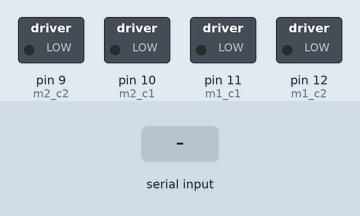
Bench run of a sketch on a simulated Arduino Uno, built with avr-gcc and run on an emulated ATmega328P. Shown: switched loads named in the sketch (green lamp = pin HIGH). The test bench sets the inputs (shaded band). What the sketch prints to the serial monitor is not drawn.

Above: at 1.2 s.
1.3 s: "S" received over the second serial link
Timing chart, 0 to 4.3 s (numbered marks = the images above; inputs shaded):
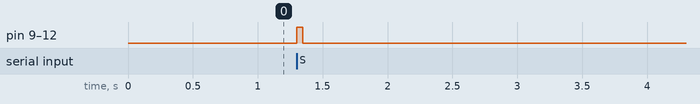

The sketch:

CodeV1.ino
```cpp
#include <SoftwareSerial.h>
SoftwareSerial bluetooth(6, 7);
#define m1_c1 11
#define m1_c2 12
#define m2_c1 10
#define m2_c2 9

int command; //Int to store app command state.
int Speedsec;
int buttonState = 0;
int lastButtonState = 0;
int Turnradius = 0; //Set the radius of a turn, 0 - 255 Note:the robot will malfunction if this is higher than int Speed.
int brakeTime = 45;
int brkonoff = 1; //1 for the electronic braking system, 0 for normal.
void setup() {
  pinMode(m1_c1, OUTPUT);
  pinMode(m1_c2, OUTPUT);
  pinMode(m2_c1, OUTPUT);
  pinMode(m2_c2, OUTPUT);
  bluetooth.begin(9600);
  Serial.begin(9600);
}
void loop() {
  while (bluetooth.available())
  {
    command = bluetooth.read();
    Stop(); //Initialize with motors stoped.
    switch (command)
    {
      case 70:
        forward();
        Serial.println("FWD");
        break;
      case 66:
        back();
         Serial.println("BCK");
        break;
      case 76:
        left();
         Serial.println("LFT");
        break;
      case 82:
        right();
        Serial.println("RGT");
        break;
             case 83:
       Stop();
        Serial.println("STP");
        break;
      case 'G':
        forwardleft();
        break;
      case 'I':
        forwardright();
        break;
      case 'H':
        backleft();
        break;
      case 'J':
        backright();
        break;
    }
    Speedsec = Turnradius;
    if (brkonoff == 1) {
      brakeOn();
    } else
    {
      brakeOff();
    }
  }
}
void forward() {
  digitalWrite(m1_c1, HIGH);
  digitalWrite(m1_c2,LOW);
  digitalWrite(m2_c1, HIGH);
  digitalWrite(m2_c2,LOW);
}
void back() {
  digitalWrite(m1_c1, LOW);
  digitalWrite(m1_c2,HIGH);
  digitalWrite(m2_c1, LOW);
  digitalWrite(m2_c2,HIGH);
}
void left() {
  digitalWrite(m1_c1, LOW);
  digitalWrite(m1_c2,HIGH);
   digitalWrite(m2_c1, HIGH);
  digitalWrite(m2_c2,LOW);
}
void right() {
   digitalWrite(m1_c1, HIGH);
  digitalWrite(m1_c2,LOW);
  digitalWrite(m2_c1, LOW);
  digitalWrite(m2_c2,HIGH);
}
void forwardleft() {
//  digitalWrite(m1_c1, Speedsec);
//  digitalWrite(m2_c1, Speed);
}
void forwardright() {
//  digitalWrite(m1_c1, Speed);
//  digitalWrite(m2_c1, Speedsec);
}
void backright() {
//  digitalWrite(m1_c2, Speed);
//  digitalWrite(m2_c2, Speedsec);
}
void backleft() {
//  digitalWrite(m1_c2, Speedsec);
//  digitalWrite(m2_c2, Speed);
}
void Stop() {
  digitalWrite(m1_c1, LOW);
  digitalWrite(m1_c2, LOW);
  digitalWrite(m2_c1, LOW);
  digitalWrite(m2_c2, LOW);
}
void brakeOn() {
  //Here's the future use: an electronic braking system!
  // read the pushbutton input pin:
  buttonState = command;
  // compare the buttonState to its previous state
  if (buttonState != lastButtonState) {
    // if the state has changed, increment the counter
    if (buttonState == 'S') {
      if (lastButtonState != buttonState) {
        digitalWrite(m1_c1, HIGH);
        digitalWrite(m1_c2, HIGH);
        digitalWrite(m2_c1, HIGH);
        digitalWrite(m2_c2, HIGH);
        delay(brakeTime);
        Stop();
      }
    }
    // save the current state as the last state,
    //for next time through the loop
    lastButtonState = buttonState;
  }
}
void brakeOff() {
}
```

Measured:
- after the input at 1.3 s, pin 9 (m2_c2), pin 10 (m2_c1), pin 11 (m1_c1), pin 12 (m1_c2): LOW → HIGH at once, → LOW 0.05 s later
